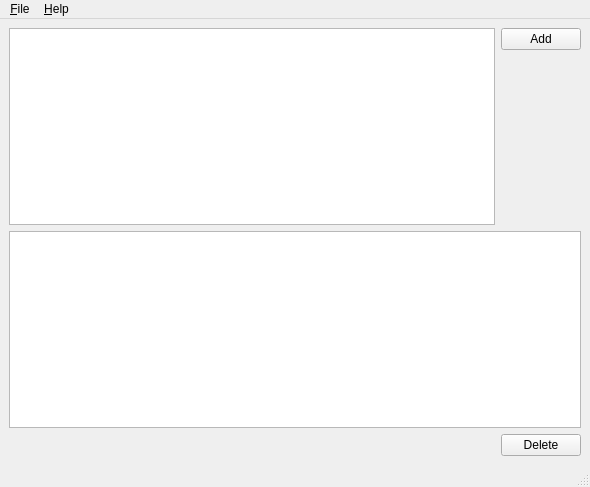
<?xml version="1.0" encoding="UTF-8"?>
<ui version="4.0">
 <class>MasaMainWindow</class>
 <widget class="QMainWindow" name="MasaMainWindow">
  <property name="geometry">
   <rect>
    <x>0</x>
    <y>0</y>
    <width>590</width>
    <height>487</height>
   </rect>
  </property>
  <property name="windowTitle">
   <string>Masa</string>
  </property>
  <widget class="QWidget" name="centralwidget">
   <layout class="QVBoxLayout" name="verticalLayout_2">
    <item>
     <layout class="QHBoxLayout" name="horizontalLayout_2">
      <item>
       <widget class="QPlainTextEdit" name="tThoughtEdit"/>
      </item>
      <item>
       <layout class="QVBoxLayout" name="verticalLayout">
        <item>
         <widget class="QPushButton" name="bAdd">
          <property name="text">
           <string>Add</string>
          </property>
         </widget>
        </item>
        <item>
         <spacer name="verticalSpacer">
          <property name="orientation">
           <enum>Qt::Vertical</enum>
          </property>
          <property name="sizeHint" stdset="0">
           <size>
            <width>20</width>
            <height>40</height>
           </size>
          </property>
         </spacer>
        </item>
       </layout>
      </item>
     </layout>
    </item>
    <item>
     <widget class="QListView" name="lThoughts"/>
    </item>
    <item>
     <layout class="QHBoxLayout" name="horizontalLayout">
      <item>
       <spacer name="horizontalSpacer">
        <property name="orientation">
         <enum>Qt::Horizontal</enum>
        </property>
        <property name="sizeHint" stdset="0">
         <size>
          <width>40</width>
          <height>20</height>
         </size>
        </property>
       </spacer>
      </item>
      <item>
       <widget class="QPushButton" name="bThoughtDelete">
        <property name="text">
         <string>Delete</string>
        </property>
       </widget>
      </item>
     </layout>
    </item>
   </layout>
  </widget>
  <widget class="QMenuBar" name="menubar">
   <property name="geometry">
    <rect>
     <x>0</x>
     <y>0</y>
     <width>590</width>
     <height>19</height>
    </rect>
   </property>
   <widget class="QMenu" name="menu_File">
    <property name="title">
     <string>&amp;File</string>
    </property>
    <addaction name="action_Quit"/>
   </widget>
   <widget class="QMenu" name="menu_Help">
    <property name="title">
     <string>&amp;Help</string>
    </property>
    <addaction name="actionAbout"/>
   </widget>
   <addaction name="menu_File"/>
   <addaction name="menu_Help"/>
  </widget>
  <widget class="QStatusBar" name="statusbar"/>
  <action name="actionAbout">
   <property name="text">
    <string>About</string>
   </property>
  </action>
  <action name="actionClose">
   <property name="text">
    <string>&amp;Quit</string>
   </property>
  </action>
  <action name="action_Quit">
   <property name="text">
    <string>&amp;Quit</string>
   </property>
  </action>
 </widget>
 <resources/>
 <connections>
  <connection>
   <sender>action_Quit</sender>
   <signal>triggered()</signal>
   <receiver>MasaMainWindow</receiver>
   <slot>close()</slot>
   <hints>
    <hint type="sourcelabel">
     <x>-1</x>
     <y>-1</y>
    </hint>
    <hint type="destinationlabel">
     <x>294</x>
     <y>243</y>
    </hint>
   </hints>
  </connection>
 </connections>
</ui>
